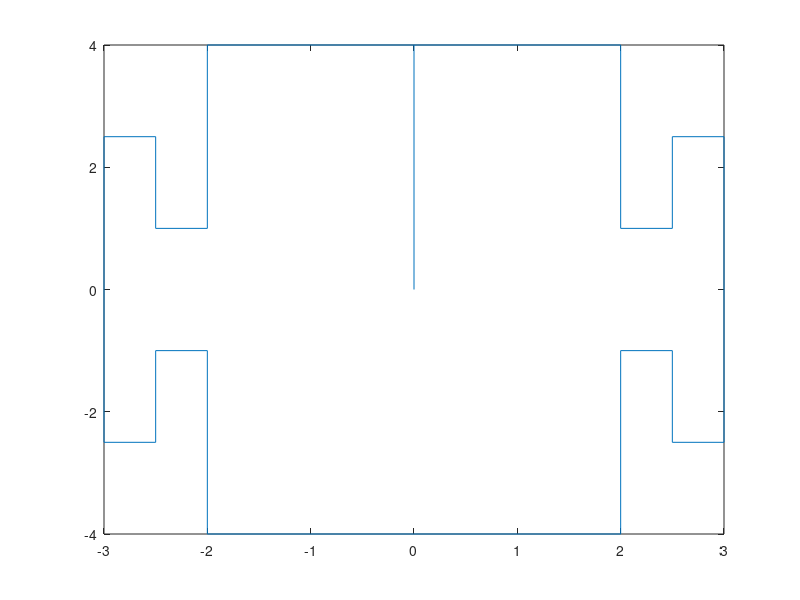

The MATLAB source for this figure:
x = [0 0 2 2 2.5 2.5 3 3 2.5 2.5 2 2 0 -2 -2 -2.5 -2.5 -3 -3 -2.5 -2.5 -2 -2 0];
y = [0 4 4 1 1 2.5 2.5 -2.5 -2.5 -1 -1 -4 -4 -4 -1 -1 -2.5 -2.5 2.5 2.5 1 1 4 4];
z = ones(1,length(x));

sparki = [x;y;z];

plot(sparki(1,:),sparki(2,:),'Color',[0 0.4470 0.7410])